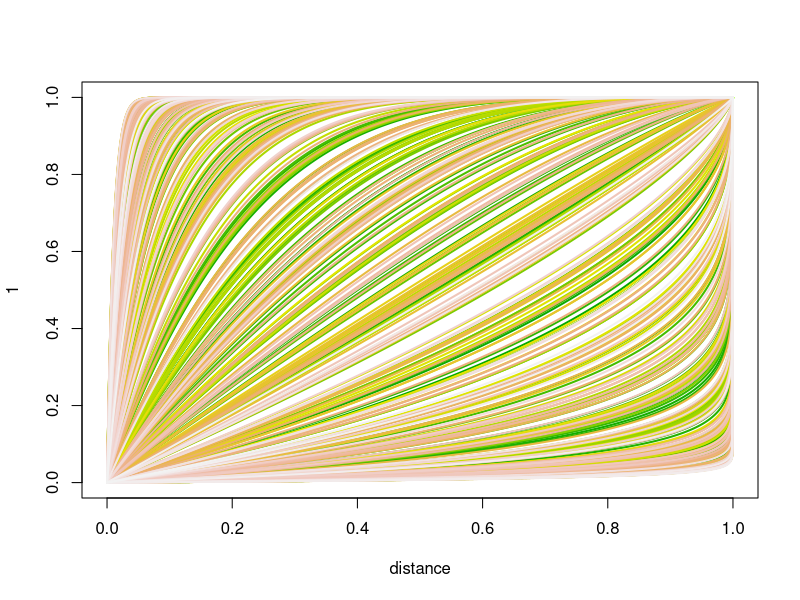
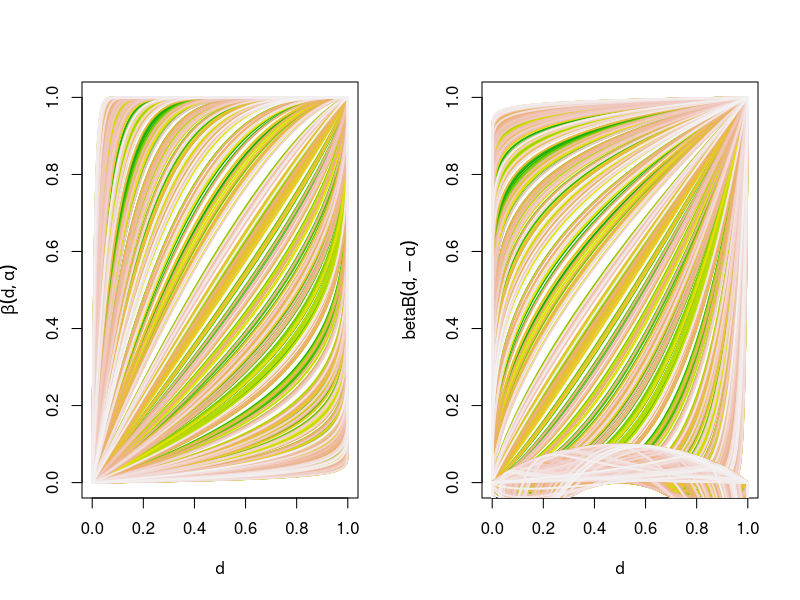
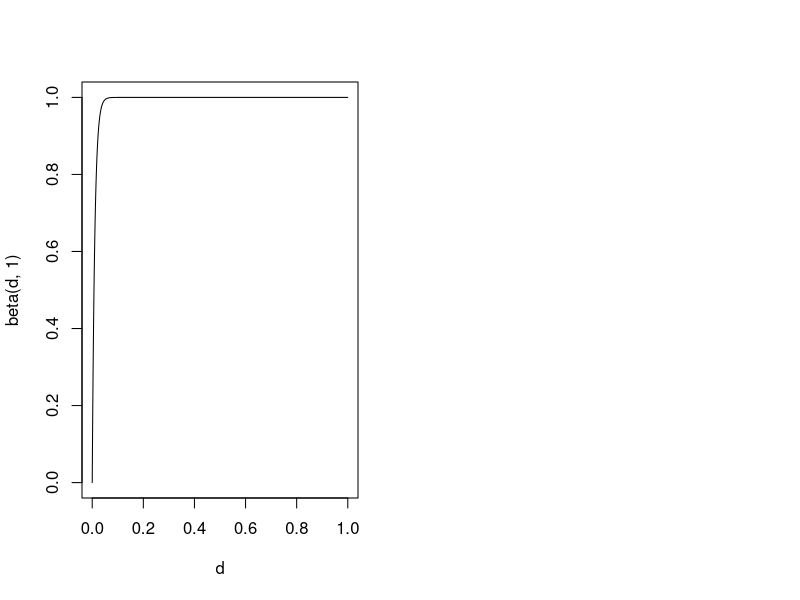

The R script that drew these images, in order: (Note: this script raises an error after producing the figures.)
d=seq(0,1,.001) #fake distance between 0 and oin 
#beta <- function(d,alpha)(1-(if(alpha>0)d^(100^(alpha)) else (1-(1-d)^(100^(alpha)))))
#beta <- function(d,alpha)-d^(100^(-alpha))
betaN <- function(d,alpha)((if(alpha>1)d^(100^alpha) else (1-(1-d)^(100^alpha))))
beta <- function(d,alpha)((1-(1-d)^(100^alpha))) #the last beta

betaB<- function(d,alpha)((d)^(100^alpha)) #the last beta

alphas=exp(seq(0,5,0.01))-5
alphas=10^((seq(-1,1,length.out=100)))
alphas=c(10^(10*seq(-1,1,length.out=100)^3))
alphas=c(2^(10*seq(-1,1,length.out=50)))
alphaToN <- function(alpha)c(2^(10*alpha))
alphas=seq(-1,1,length.out=50)
alphas=runif(500,-1,1)
clrs=terrain.colors(length(alphas))
names(clrs)=alphas
plot(1,1,xlim=c(0,1),ylim=c(0,1),type="n",xlab="distance")
sapply(alphas,function(a)lines(d,betaN(d,-a),lwd=2,col=clrs[as.character(a)]))
par(mfrow=c(1,2))
plot(1,1,xlim=c(0,1),ylim=c(0,1),type="n",xlab=expression(d),ylab=expression(beta(d,alpha)))
sapply(alphas,function(a)lines(d,beta(d,a),lwd=2,col=clrs[as.character(a)]))
plot(1,1,xlim=c(0,1),ylim=c(0,1),type="n",xlab=expression(d),ylab=expression(betaB(d,-alpha)))
sapply(alphas,function(a)lines(d,betaB(d,-a),lwd=2,col=clrs[as.character(a)]))

sapply(alphas,function(a)lines(d,beta(d,a)-betaB(d,-a),lwd=2,col=clrs[as.character(a)]))
plot(d,beta(d,1),type="l",ylim=c(0,1))
plot(x,erf(x))
x=seq(-1,1,length.out=100)

#plot text on the graph
for(i in 1:length(alphas)){
    a=alphas[i]
    thisbeta=beta(d,a)
    #lines(d,thisbeta,lwd=2,col=clrs[as.character(a)])
    #text(i/length(alphas),1-i/length(alphas),paste("n=",round(a,digits = 2)),cex=.5)
    text(i/length(alphas),thisbeta[length(thisbeta)/2],paste("n=",round(a,digits = 2)))
}

dev.off()
pdf("../doc/beta_alpha.pdf",width=8)  
layout(t(c(1,2)),c(.8,.2))
par(mar=c(5,5,1,1),cex=1.2)
plot(1,1,xlim=c(0,100),ylim=c(0,1),type="n",xlab="d",ylab=expression(B(d,alpha)))
sapply(alphas,function(a)lines(d,prs(d,a),lwd=2,col=clrs[as.character(a)]))
for(i in 1:length(alphas)){
    a=alphas[i]
    thisbeta=prs(seq(0,10,length.out=100),a)
    #text(.5,thisbeta,bquote(alpha ==.(round(a,digits = 2))),cex=.6)
}
par(mar=c(5,1,1,4))
plot(rep(1,length(alphas)),alphas,pch="_",cex=10,col=clrs[as.character(alphas)],ylab=expression(alpha),axes=F,xlab="")
axis(4,cex.ticks=.8)
mtext(expression(alpha),4,2)
mtext(expression(alpha),1,1)
#plot(rep(1,length(alphas)),1:length(alphas),pch=20,cex=10,col=clrs[as.character(alphas)])
#sapply(1:length(alphas),function(a)text(1.2,a,bquote(alpha == .(round(alphas[a],digits = 2)))))
#text(rep(1.1,length(alphas)),alphas,sapply(alphas,function(a)bquote(alpha == .(round(a,digits =2)))))
dev.off()



##simulate the probabilites to get the distrib
allprobas=matrix(nrow=length(d),ncol=length(alphas))
for(dist in 1:length(d))
    for(a in 1:length(alphas)){
        allprobas[dist,a]=sum(runif(5000) < (1-beta(d[dist],alphas[a])))/5000
    }

image(alphas,d,t(allprobas),zlim=c(0,1),col= topo.colors(120),ylab="distance",xlab=expression(alpha))


pdf("../doc/proba_map.pdf",width=8)  
layout(t(c(1,2)),c(.8,.2))
par(mar=c(5,5,1,1),cex=1.2)
image(alphas,d,t(allprobas),zlim=c(0,1),col= topo.colors(120),ylab="distance",xlab=expression(alpha))
par(mar=c(5,1,1,4))
probas=seq(0,1,length.out=120)
probalors=topo.colors(120)
names(probalors)=probas
plot(rep(1,length(probas)),probas,pch="_",cex=10,col=probalors[as.character(probas)],ylab="p",axes=F,xlab="")
axis(4)
#mtext("proba",4,2)
mtext("proba",1,1)
dev.off()
pdf("../doc/distribution_proba.pdf",width=10,height=6)
par(mfrow=c(1,3),mar=c(4,4,2,1))
plot(density(allprobas[,1:3],from=0,to=1),main=expression(alpha< (-0.9)),xlab="proba of copy")
plot(density(allprobas[,24:27],from=0,to=1),main=expression(alpha ~ 0 ),xlab="proba of copy")
plot(density(allprobas[,47:50],from=0,to=1),main=expression(alpha > (0.9)),xlab="proba of copy")
dev.off()
